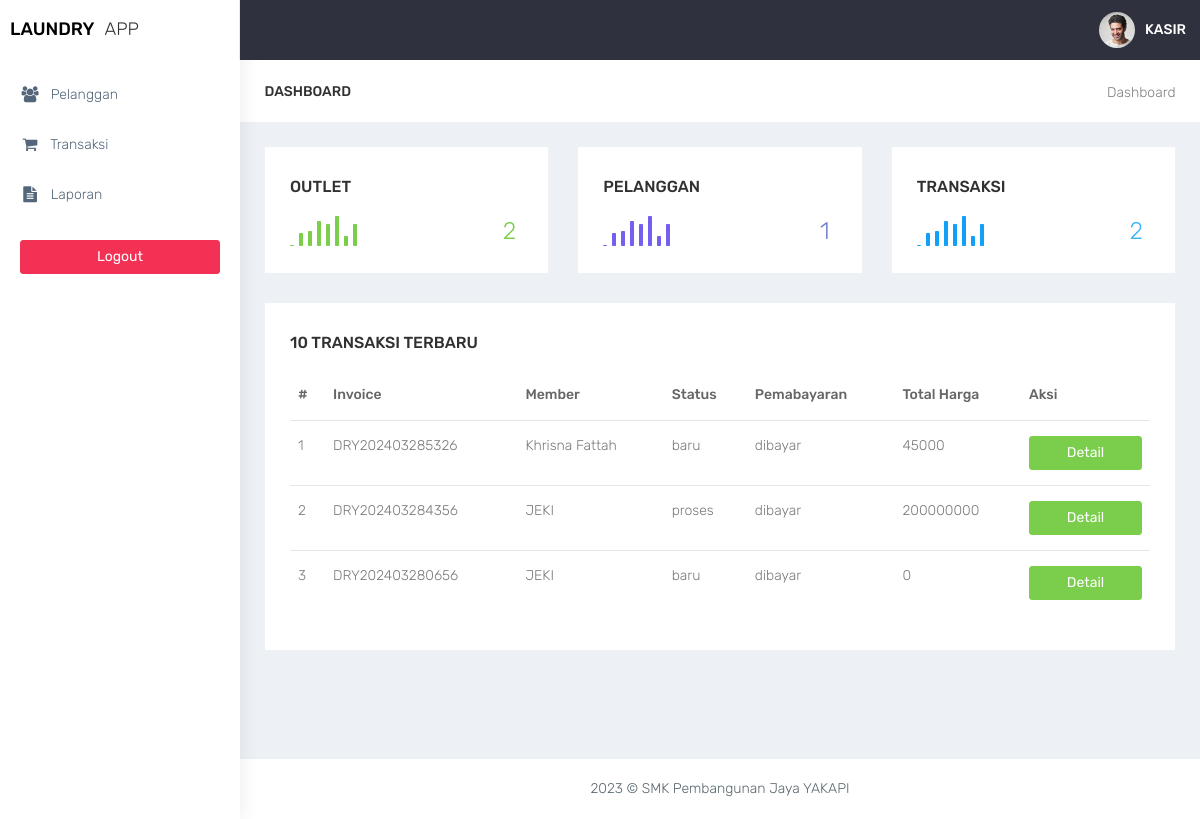
/kasir (signed in), run on the app's committed database.
### tables this page shows
CREATE TABLE `transaksi` (
  `id_transaksi` int(11) NOT NULL,
  `outlet_id` int(11) DEFAULT NULL,
  `kode_invoice` varchar(100) DEFAULT NULL,
  `member_id` int(11) DEFAULT NULL,
  `tgl` datetime DEFAULT NULL,
  `batas_waktu` datetime DEFAULT NULL,
  `tgl_pembayaran` datetime DEFAULT NULL,
  `biaya_tambahan` int(11) DEFAULT NULL,
  `diskon` double DEFAULT NULL,
  `pajak` int(11) DEFAULT NULL,
  `status` enum('baru','proses','selesai','diambil') DEFAULT NULL,
  `status_bayar` enum('dibayar','belum') DEFAULT NULL,
  `user_id` int(11) DEFAULT NULL
);

CREATE TABLE `member` (
  `id_member` int(11) NOT NULL,
  `nama_member` varchar(100) DEFAULT NULL,
  `alamat_member` text DEFAULT NULL,
  `jenis_kelamin` enum('L','P') DEFAULT NULL,
  `telp_member` varchar(15) DEFAULT NULL,
  `no_ktp` varchar(30) DEFAULT NULL
);

CREATE TABLE `detail_transaksi` (
  `id_detail` int(11) NOT NULL,
  `transaksi_id` int(11) DEFAULT NULL,
  `paket_id` int(11) DEFAULT NULL,
  `qty` double DEFAULT NULL,
  `total_harga` double DEFAULT NULL,
  `keterangan` text DEFAULT NULL,
  `total_bayar` int(11) DEFAULT NULL
);

### kasir/functions.php (called while the page is built, shortened)
<?php
function ambildata($conn,$query){
$data = mysqli_query($conn,$query);
if (mysqli_num_rows($data)>0){
while($row = mysqli_fetch_assoc($data)){
    $hasil[] = $row;
}
 return $hasil;
  }
}
?>

### kasir/index.php (the view, shortened to what this page needs)
<?php
require 'functions.php';
$query = "SELECT transaksi.*,member.nama_member , detail_transaksi.total_harga FROM transaksi INNER JOIN member ON member.id_member =transaksi.member_id
 INNER JOIN detail_transaksi on detail_transaksi.transaksi_id = transaksi.id_transaksi
 ORDER BY transaksi.id_transaksi DESC LIMIT 10";
$data = ambildata($conn,$query)
?>
<!DOCTYPE html>
<html lang="en">
<head>
    <link href="../assets/bootstrap/dist/css/bootstrap.min.css" rel="stylesheet">
    <link href="../assets/plugins/bower_components/sidebar-nav/dist/sidebar-nav.min.css" rel="stylesheet">
    <link href="../assets/plugins/bower_components/toast-master/css/jquery.toast.css" rel="stylesheet">
    <link href="../assets/plugins/bower_components/morrisjs/morris.css" rel="stylesheet">
    <link href="../assets/plugins/bower_components/chartist-js/dist/chartist.min.css" rel="stylesheet">
    <link href="../assets/plugins/bower_components/chartist-plugin-tooltip-master/dist/chartist-plugin-tooltip.css" rel="stylesheet">
    <link href="../assets/css/animate.css" rel="stylesheet">
    <link href="../assets/css/style.css" rel="stylesheet">
    <link href="../assets/css/colors/default.css" id="theme" rel="stylesheet">
    <link rel="stylesheet" type="text/css" href="../assets/DataTables/datatables.min.css"/>
</head>
<body class="fix-header">
    <div id="wrapper">
        <nav class="navbar navbar-default navbar-static-top m-b-0">
            <div class="navbar-header">
                <div class="top-left-part">
                    <a class="logo" href="index.php">
                        <b style="color:black">
                            LAUNDRY
                        </b>
                        <span class="hidden-xs text-dark">
                            APP
                        </span>
                    </a>
                </div>
                <ul class="nav navbar-top-links navbar-right pull-right">
                    <li>
                        <a class="profile-pic" href="#"> <img src="../assets/plugins/images/users/varun.jpg" alt="user-img" width="36" class="img-circle"><b class="hidden-xs">KASIR</b></a>
                    </li>
                </ul>
            </div>
        </nav>
        <div class="navbar-default sidebar" role="navigation">
            <div class="sidebar-nav slimscrollsidebar">
                <div class="sidebar-head">
                    <h3><span class="fa-fw open-close"><i class="ti-close ti-menu"></i></span> <span class="hide-menu">Navigation</span></h3>
                </div>
                <ul class="nav" id="side-menu">
                    <li style="padding: 70px 0 0;">
                    <li>
                        <a href="pelanggan.php" class="waves-effect "><i class="fa fa-users fa-fw" aria-hidden="true"></i> Pelanggan</a>
                    </li>
                    <li>
                        <a href="transaksi.php" class="waves-effect"><i class="fa fa-shopping-cart fa-fw" aria-hidden="true"></i> Transaksi</a>
                    </li>
                    <li>
                        <a href="laporan.php" class="waves-effect "><i class="fa fa-file-text fa-fw" aria-hidden="true"></i> Laporan</a>
                    </li>
                </ul>
                <div class="center p-20">
                     <a href="logout.php" class="btn btn-danger btn-block waves-effect waves-light">Logout</a>
                 </div>
            </div>
        </div>
        <div id="page-wrapper">
<div class="container-fluid">
    <div class="row bg-title">
        <div class="col-lg-3 col-md-4 col-sm-4 col-xs-12">
            <h4 class="page-title">Dashboard</h4> </div>
        <div class="col-lg-9 col-sm-8 col-md-8 col-xs-12">
            <ol class="breadcrumb">
                <li><a href="#">Dashboard</a></li>
            </ol>
        </div>
    </div>
    <div class="row">
        <div class="col-lg-4 col-sm-6 col-xs-12">
            <div class="white-box analytics-info">
                <h3 class="box-title">Outlet</h3>
                <ul class="list-inline two-part">
                    <li>
                        <div id="sparklinedash"></div>
                    </li>
                    <li class="text-right"><i class="ti-arrow-up text-success"></i> <span class="counter text-success">2</span></li>
                </ul>
            </div>
        </div>
        <div class="col-lg-4 col-sm-6 col-xs-12">
            <div class="white-box analytics-info">
                <h3 class="box-title">Pelanggan</h3>
                <ul class="list-inline two-part">
                    <li>
                        <div id="sparklinedash2"></div>
                    </li>
                    <li class="text-right"><i class="ti-arrow-up text-purple"></i> <span class="counter text-purple">1</span></li>
                </ul>
            </div>
        </div>
        <div class="col-lg-4 col-sm-6 col-xs-12">
            <div class="white-box analytics-info">
                <h3 class="box-title">Transaksi</h3>
                <ul class="list-inline two-part">
                    <li>
                        <div id="sparklinedash3"></div>
                    </li>
                    <li class="text-right"><i class="ti-arrow-up text-info"></i> <span class="counter text-info">2</span></li>
                </ul>
            </div>
        </div>
    </div>
    <div class="row">
        <div class="col-md-12 col-lg-12 col-sm-12">
            <div class="white-box">
                <h3 class="box-title">10 Transaksi Terbaru</h3>
                <div class="table-responsive">
                    <table class="table ">
                        <thead>
                            <tr>
                                <th>#</th>
                                <th>Invoice</th>
                                <th>Member</th>
                                <th>Status</th>
                                <th>Pemabayaran</th>
                                <th>Total Harga</th>
                                <th width="15%">Aksi</th>
                            </tr>
                        </thead>
                        <tbody>
                        <?php $no = 1; foreach ($data as $transaksi): ?>
                         <tr>
        <td><?= $no++ ?></td>
        <td><?= htmlspecialchars($transaksi['kode_invoice']) ?></td>
        <td><?= htmlspecialchars($transaksi['nama_member']) ?></td>
        <td><?= htmlspecialchars($transaksi['status']) ?></td>
        <td><?= htmlspecialchars($transaksi['status_bayar']) ?></td>
        <td><?= htmlspecialchars($transaksi['total_harga']) ?></td>
        <td align="center">
            <a href="transaksi_detail.php?id=<?= htmlspecialchars($transaksi['id_transaksi']) ?>"
               data-toggle="tooltip" data-placement="bottom" title="Edit" class="btn btn-success btn-block">Detail</a>
        </td>
    </tr>
<?php endforeach; ?>
                                                    </tbody>
                    </table>
                </div>
            </div>
        </div>
    </div>
</div>
<footer class="footer text-center"> 2023 &copy; SMK Pembangunan Jaya YAKAPI </footer>
        </div>
    </div>
    <br />
</body>
</html>

### assets/css/colors/default.css (style rules this page uses)
body { background: #fff; }
.top-left-part { background: #fff; }
.navbar-header { background: #2f323e; }
.navbar-top-links > li > a { color: #ffffff; }
.sidebar .sidebar-head { background: #ffffff; }
.sidebar .sidebar-head h3 { color: #686868; }
.sidebar { background: #fff; box-shadow: 1px 0px 20px rgba(0, 0, 0, 0.08); }
#side-menu li a { color: #54667a; }
#side-menu li a { color: #54667a; border-left: 0px solid #fff; }
#side-menu > li > a { border-left: 3px solid transperant; }

### data on the page
transaksi: kode_invoice "DRY202403285326", member.nama_member "Khrisna Fattah", status "baru", status_bayar "dibayar", detail_transaksi.total_harga "45000"
transaksi: kode_invoice "DRY202403284356", member.nama_member "JEKI", status "proses", status_bayar "dibayar", detail_transaksi.total_harga "200000000"
transaksi: kode_invoice "DRY202403280656", member.nama_member "JEKI", status "baru", status_bayar "dibayar", detail_transaksi.total_harga "0"
